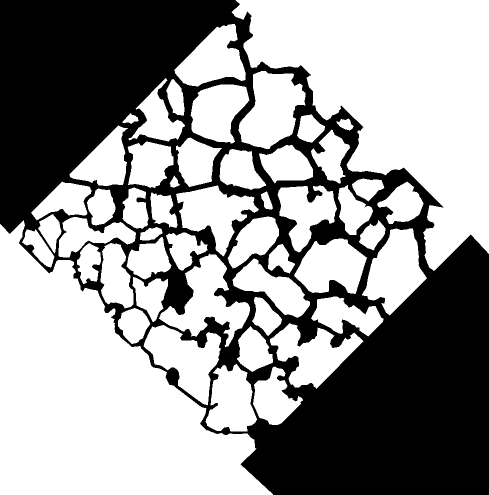
#> input picture data/model.tif, 978 x 989 px (shown at 1/2 size)
$ jupyter execute etching_simulation.ipynb
#> lines starting #> are read from the running program, lines starting #| are printed output that depends on the picture; after the words box and inside, x2 and y2 are one past the last pixel; in counts of white or black regions, pixels touching at a corner belong together
[cell 1]
import numpy as np
from scipy import ndimage
import matplotlib.pyplot as plt
from PIL import Image

def simulate_etching(image_path, etch_width):
    # 读取图像
#> called with image_path = './data/model.tif', etch_width = 5
    image = Image.open(image_path).convert("L")
#> image: PIL image 978x989 L; 59.8% white; 1 black region, box (x1, y1, x2, y2) and area: (0, 0, 978, 989) 388856
    image_array =~ np.array(image) #如果出现反向刻蚀的情况，将 =~ 改为 =

    # 边缘检测
    count = image_array*0
#> count: shape (989, 978); every value is 0
    for j in range(image_array.shape[0]):
        for k in range(image_array.shape[1]):
            if image_array[j,k] == 255:
                try:
                    if image_array[j+1,k] == 0:
                        count[j,k] = 255

                    elif image_array[j-1,k] == 0:
                        count[j,k] = 255

                    elif image_array[j,k+1] == 0:
                        count[j,k] = 255

                    elif image_array[j,k-1] == 0:
                        count[j,k] = 255
                    else:
                        pass
                except:
                    pass
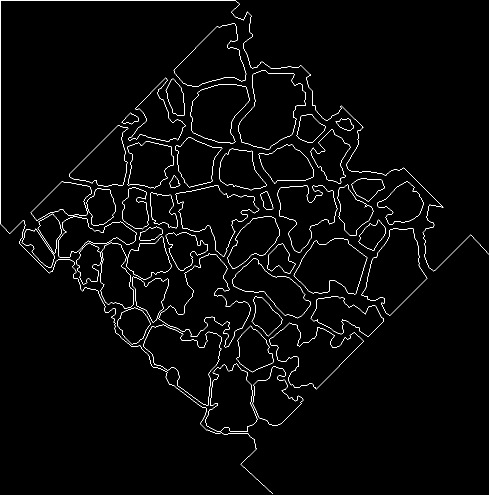
#> count: shape (989, 978) (shown at 1/2 size); 1.8% white in thin lines or dots

    #扩大边缘范围并进行刻蚀
    etched = ndimage.maximum_filter(count, size=(etch_width, etch_width))
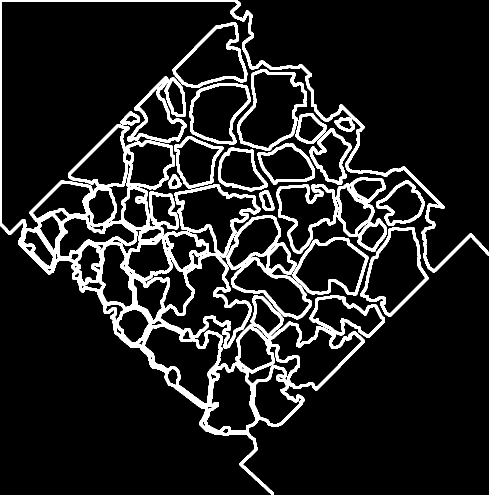
#> etched: shape (989, 978) (shown at 1/2 size); 11.7% white; 19 white regions, largest, box (x1, y1, x2, y2) and area: (0, 0, 978, 989) 70230, (452, 430, 623, 639) 5849, (254, 153, 373, 286) 3900
    etched = etched + image_array
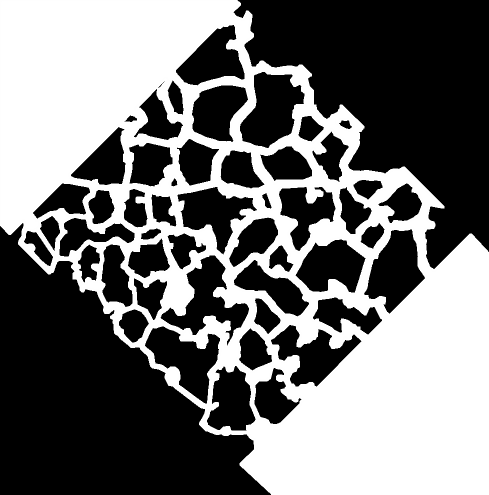
#> etched: shape (989, 978) (shown at 1/2 size); min 0, max 255, mean 114.7
    # 绘制刻蚀前后的图像
    plt.figure(figsize=(10, 4),dpi=600)
    plt.subplot(121)
    plt.imshow(image_array, cmap='gray')
    plt.title('Edge Detection')

    plt.subplot(122)
    plt.imshow(etched, cmap='gray')
    plt.title('Etched Pattern')

    plt.tight_layout()
    plt.show()
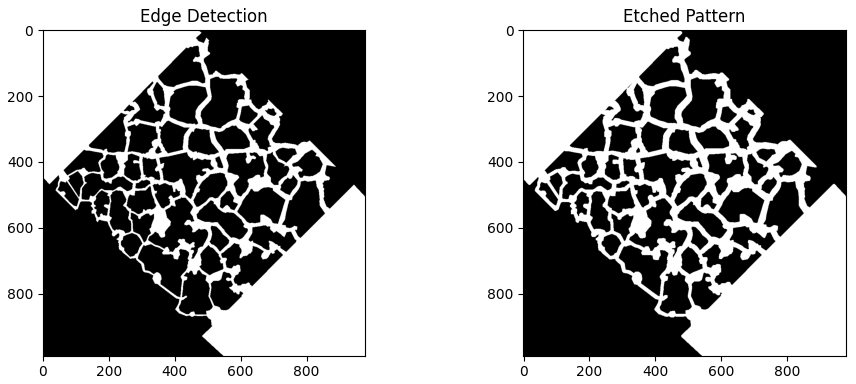
#> figure drawn by matplotlib, 2 panels

# 示例用法
image_path = "./data/model.tif"
etch_width = 5 # 1pixel = 3um  用户需要更具自己的图片换算分辨率，势力中一个像素等于3微米

# 模拟湿法刻蚀
simulate_etching(image_path, etch_width)

$ run again, with data/beed.png saved as data/model.tif
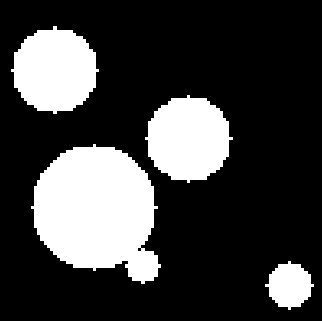
#> input picture data/beed.png, 322 x 321 px
#> image: PIL image 322x321 L; 24.8% white; 4 white regions, box (x1, y1, x2, y2) and area: (31, 144, 161, 284) 12842, (11, 26, 99, 114) 5633, (145, 95, 233, 183) 5619, (265, 261, 314, 310) 1579
#> after the loop in simulate_etching, `for j in range(image_array.shape[0]):`:
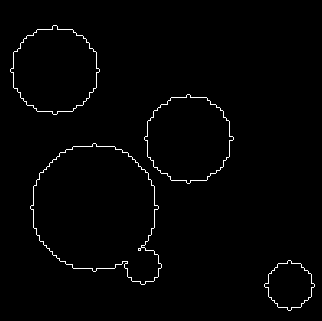
#> count: shape (321, 322); 1.3% white in thin lines or dots, all inside (x1, y1, x2, y2) = (10, 25, 315, 311)
#> in simulate_etching, `etched = etched + image_array`:
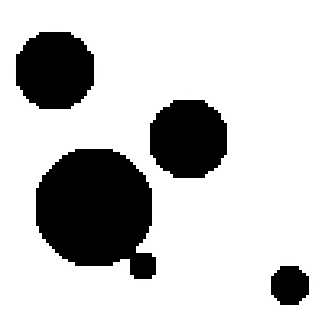
#> etched: shape (321, 322); min 0, max 255, mean 198.8
